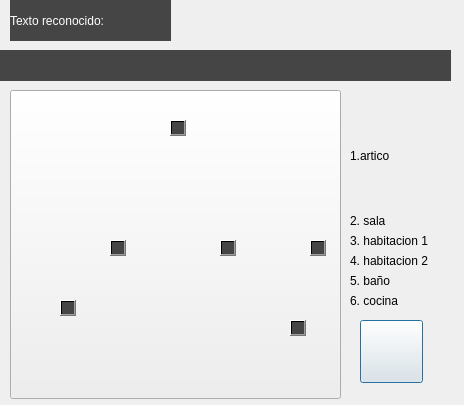
<?xml version="1.0" encoding="UTF-8"?>
<ui version="4.0">
 <class>House</class>
 <widget class="QDialog" name="House">
  <property name="geometry">
   <rect>
    <x>0</x>
    <y>0</y>
    <width>464</width>
    <height>405</height>
   </rect>
  </property>
  <property name="windowTitle">
   <string>Dialog</string>
  </property>
  <property name="styleSheet">
   <string notr="true">background-color: qconicalgradient(cx:0.5, cy:0.5, angle:0, stop:0 rgba(35, 40, 3, 255), stop:0.16 rgba(136, 106, 22, 255), stop:0.225 rgba(166, 140, 41, 255), stop:0.285 rgba(204, 181, 74, 255), stop:0.345 rgba(235, 219, 102, 255), stop:0.415 rgba(245, 236, 112, 255), stop:0.52 rgba(209, 190, 76, 255), stop:0.57 rgba(187, 156, 51, 255), stop:0.635 rgba(168, 142, 42, 255), stop:0.695 rgba(202, 174, 68, 255), stop:0.75 rgba(218, 202, 86, 255), stop:0.815 rgba(208, 187, 73, 255), stop:0.88 rgba(187, 156, 51, 255), stop:0.935 rgba(137, 108, 26, 255), stop:1 rgba(35, 40, 3, 255));</string>
  </property>
  <widget class="QPushButton" name="siri_audio">
   <property name="geometry">
    <rect>
     <x>360</x>
     <y>320</y>
     <width>63</width>
     <height>63</height>
    </rect>
   </property>
   <property name="styleSheet">
    <string notr="true">#siri_audio
{ 
background-image: url(://siri.png)
}
</string>
   </property>
   <property name="text">
    <string/>
   </property>
  </widget>
  <widget class="QLabel" name="texto">
   <property name="geometry">
    <rect>
     <x>0</x>
     <y>50</y>
     <width>451</width>
     <height>31</height>
    </rect>
   </property>
   <property name="styleSheet">
    <string notr="true">background-color: qlineargradient(spread:pad, x1:0, y1:0, x2:1, y2:1, stop:0 rgba(69, 69, 69, 255));
color: rgb(255, 255, 255);
font: 700 15pt &quot;Candara&quot;;

</string>
   </property>
   <property name="text">
    <string/>
   </property>
  </widget>
  <widget class="QLabel" name="titulo">
   <property name="geometry">
    <rect>
     <x>10</x>
     <y>0</y>
     <width>161</width>
     <height>41</height>
    </rect>
   </property>
   <property name="styleSheet">
    <string notr="true">background-color: qlineargradient(spread:pad, x1:0, y1:0, x2:1, y2:1, stop:0 rgba(69, 69, 69, 255));
color: rgb(255, 255, 255);
font: 700 15pt &quot;Candara&quot;;</string>
   </property>
   <property name="text">
    <string>Texto reconocido:</string>
   </property>
  </widget>
  <widget class="QPushButton" name="bombillo">
   <property name="geometry">
    <rect>
     <x>170</x>
     <y>120</y>
     <width>16</width>
     <height>16</height>
    </rect>
   </property>
   <property name="styleSheet">
    <string notr="true">background-color: qlineargradient(spread:pad, x1:0, y1:0, x2:1, y2:1, stop:0 rgba(69, 69, 69, 255));</string>
   </property>
   <property name="text">
    <string/>
   </property>
  </widget>
  <widget class="QPushButton" name="fondocasa">
   <property name="geometry">
    <rect>
     <x>10</x>
     <y>90</y>
     <width>331</width>
     <height>309</height>
    </rect>
   </property>
   <property name="styleSheet">
    <string notr="true">#fondocasa
{ 
background-image: url(://casita.png)
}
</string>
   </property>
   <property name="text">
    <string/>
   </property>
  </widget>
  <widget class="QPushButton" name="bombillo_2">
   <property name="geometry">
    <rect>
     <x>110</x>
     <y>240</y>
     <width>16</width>
     <height>16</height>
    </rect>
   </property>
   <property name="styleSheet">
    <string notr="true">background-color: qlineargradient(spread:pad, x1:0, y1:0, x2:1, y2:1, stop:0 rgba(69, 69, 69, 255));</string>
   </property>
   <property name="text">
    <string/>
   </property>
  </widget>
  <widget class="QPushButton" name="bombillo_3">
   <property name="geometry">
    <rect>
     <x>220</x>
     <y>240</y>
     <width>16</width>
     <height>16</height>
    </rect>
   </property>
   <property name="styleSheet">
    <string notr="true">background-color: qlineargradient(spread:pad, x1:0, y1:0, x2:1, y2:1, stop:0 rgba(69, 69, 69, 255));</string>
   </property>
   <property name="text">
    <string/>
   </property>
  </widget>
  <widget class="QPushButton" name="bombillo_4">
   <property name="geometry">
    <rect>
     <x>310</x>
     <y>240</y>
     <width>16</width>
     <height>16</height>
    </rect>
   </property>
   <property name="styleSheet">
    <string notr="true">background-color: qlineargradient(spread:pad, x1:0, y1:0, x2:1, y2:1, stop:0 rgba(69, 69, 69, 255));</string>
   </property>
   <property name="text">
    <string/>
   </property>
  </widget>
  <widget class="QPushButton" name="bombillo_5">
   <property name="geometry">
    <rect>
     <x>60</x>
     <y>300</y>
     <width>16</width>
     <height>16</height>
    </rect>
   </property>
   <property name="styleSheet">
    <string notr="true">background-color: qlineargradient(spread:pad, x1:0, y1:0, x2:1, y2:1, stop:0 rgba(69, 69, 69, 255));</string>
   </property>
   <property name="text">
    <string/>
   </property>
  </widget>
  <widget class="QPushButton" name="bombillo_6">
   <property name="geometry">
    <rect>
     <x>290</x>
     <y>320</y>
     <width>16</width>
     <height>16</height>
    </rect>
   </property>
   <property name="styleSheet">
    <string notr="true">background-color: qlineargradient(spread:pad, x1:0, y1:0, x2:1, y2:1, stop:0 rgba(69, 69, 69, 255));</string>
   </property>
   <property name="text">
    <string/>
   </property>
  </widget>
  <widget class="QLabel" name="label">
   <property name="geometry">
    <rect>
     <x>350</x>
     <y>140</y>
     <width>61</width>
     <height>31</height>
    </rect>
   </property>
   <property name="styleSheet">
    <string notr="true"/>
   </property>
   <property name="text">
    <string>1.artico </string>
   </property>
  </widget>
  <widget class="QLabel" name="label_2">
   <property name="geometry">
    <rect>
     <x>350</x>
     <y>210</y>
     <width>51</width>
     <height>21</height>
    </rect>
   </property>
   <property name="text">
    <string>2. sala</string>
   </property>
  </widget>
  <widget class="QLabel" name="label_3">
   <property name="geometry">
    <rect>
     <x>350</x>
     <y>230</y>
     <width>91</width>
     <height>21</height>
    </rect>
   </property>
   <property name="text">
    <string>3. habitacion 1</string>
   </property>
  </widget>
  <widget class="QLabel" name="label_4">
   <property name="geometry">
    <rect>
     <x>350</x>
     <y>250</y>
     <width>91</width>
     <height>21</height>
    </rect>
   </property>
   <property name="text">
    <string>4. habitacion 2</string>
   </property>
  </widget>
  <widget class="QLabel" name="label_5">
   <property name="geometry">
    <rect>
     <x>350</x>
     <y>270</y>
     <width>51</width>
     <height>21</height>
    </rect>
   </property>
   <property name="text">
    <string>5. baño</string>
   </property>
  </widget>
  <widget class="QLabel" name="label_6">
   <property name="geometry">
    <rect>
     <x>350</x>
     <y>290</y>
     <width>51</width>
     <height>21</height>
    </rect>
   </property>
   <property name="text">
    <string>6. cocina</string>
   </property>
  </widget>
  <zorder>siri_audio</zorder>
  <zorder>texto</zorder>
  <zorder>titulo</zorder>
  <zorder>fondocasa</zorder>
  <zorder>bombillo</zorder>
  <zorder>bombillo_2</zorder>
  <zorder>bombillo_3</zorder>
  <zorder>bombillo_4</zorder>
  <zorder>bombillo_5</zorder>
  <zorder>bombillo_6</zorder>
  <zorder>label</zorder>
  <zorder>label_2</zorder>
  <zorder>label_3</zorder>
  <zorder>label_4</zorder>
  <zorder>label_5</zorder>
  <zorder>label_6</zorder>
 </widget>
 <resources/>
 <connections/>
</ui>
